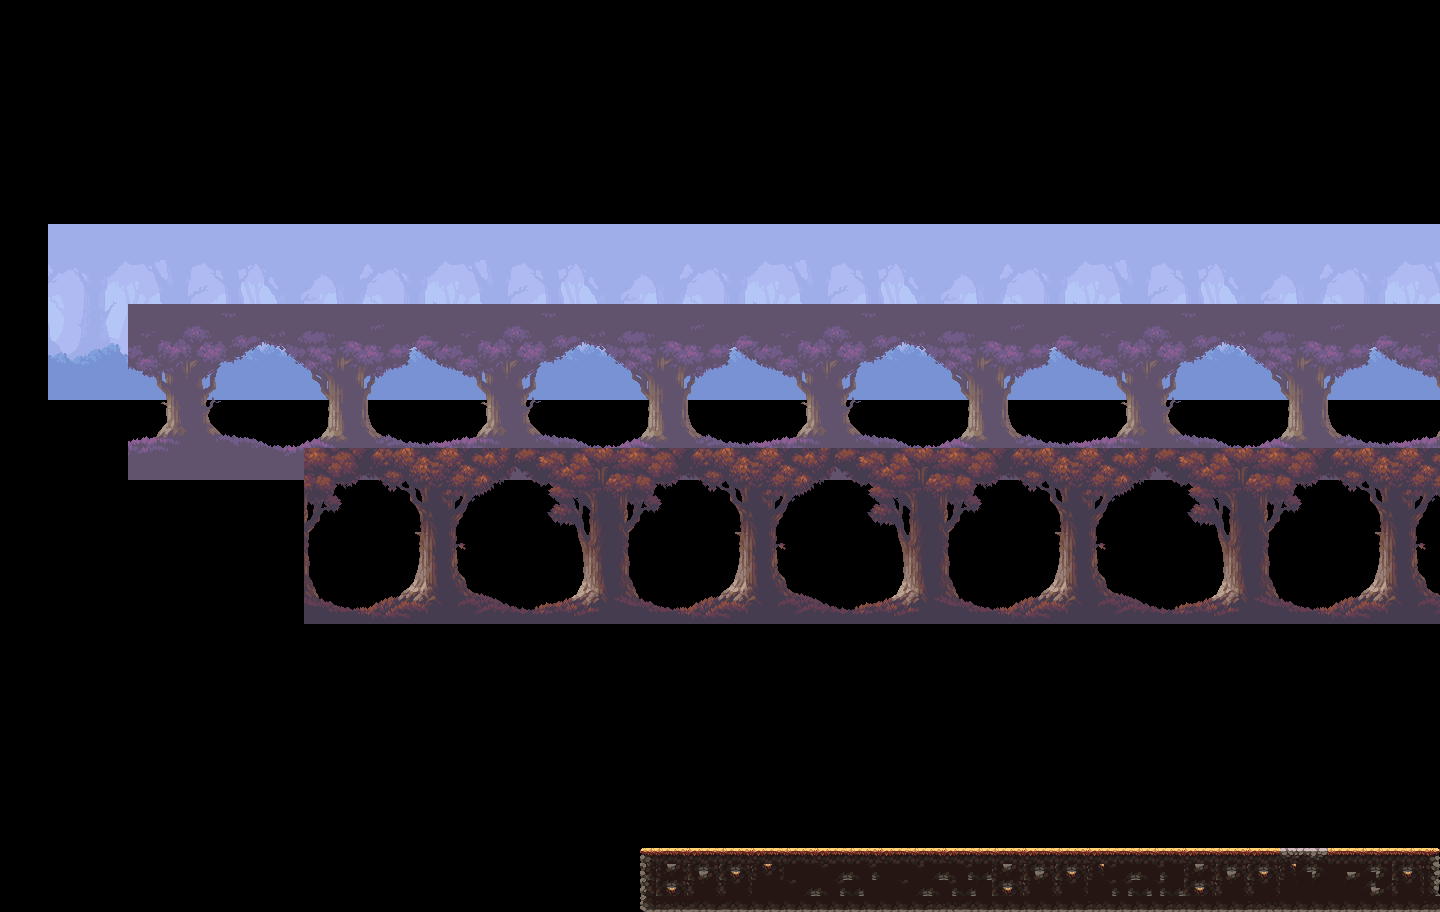

A 2D game scene composited from a Tiled map and its tileset images. What follows is a short description and the map's XML, with each tile layer's data collapsed to a summary:
An orthogonal 90x57 tile map with 16x16 px tiles, 6 tile layers (back, middle, front, flags, ...), 4 tilesets and 7 objects.

<map version="1.10" tiledversion="1.10.2" orientation="orthogonal" renderorder="right-down" width="90" height="57" tilewidth="16" tileheight="16" infinite="0" nextlayerid="18" nextobjectid="10">
 <editorsettings>
  <export target="map.lua" format="lua" />
 </editorsettings>
 <tileset firstgid="1" name="background_layer_1" tilewidth="16" tileheight="16" tilecount="220" columns="20">
  <image source="tileset/background/background_layer_1.png" width="320" height="180" />
 </tileset>
 <tileset firstgid="221" name="background_layer_2" tilewidth="16" tileheight="16" tilecount="220" columns="20">
  <image source="tileset/background/background_layer_2.png" width="320" height="180" />
 </tileset>
 <tileset firstgid="441" name="background_layer_3" tilewidth="16" tileheight="16" tilecount="220" columns="20">
  <image source="tileset/background/background_layer_3.png" width="320" height="180" />
 </tileset>
 <tileset firstgid="661" name="oak_woods_tileset" tilewidth="16" tileheight="16" tilecount="682" columns="31">
  <image source="tileset/oak_woods_tileset.png" width="504" height="360" />
 </tileset>
 <group id="4" name="background">
  <group id="13" name="trees">
   <layer id="12" name="back" width="90" height="57" offsetx="48" offsety="-448" parallaxx="0.4" parallaxy="0.4">
    <data>[5130 cells, 990 non-empty, 220 distinct tile ids]</data>
   </layer>
   <layer id="15" name="middle" width="90" height="57" offsetx="128" offsety="-368" parallaxx="0.5" parallaxy="0.5">
    <data>[5130 cells, 990 non-empty, 220 distinct tile ids]</data>
   </layer>
   <layer id="14" name="front" width="90" height="57" offsetx="304" offsety="-224" parallaxx="0.7" parallaxy="0.7">
    <data>[5130 cells, 990 non-empty, 220 distinct tile ids]</data>
   </layer>
  </group>
 </group>
 <group id="3" name="foreground">
  <layer id="16" name="flags" width="90" height="57">
   <properties>
    <property name="next_level" value="main_menu" />
   </properties>
   <data>[5130 cells, 0 non-empty, 0 distinct tile ids]</data>
  </layer>
  <layer id="5" name="players" width="90" height="57">
   <data>[5130 cells, 0 non-empty, 0 distinct tile ids]</data>
  </layer>
  <layer id="17" name="ground" width="90" height="57">
   <data>[5130 cells, 200 non-empty, 44 distinct tile ids]</data>
  </layer>
 </group>
 <group id="2" name="hitboxes">
  <objectgroup id="6" name="player">
   <object id="2" x="720" y="848">
    <point />
   </object>
  </objectgroup>
  <objectgroup id="7" name="flag">
   <object id="9" x="1312" y="848">
    <properties>
     <property name="next_level" value="forest" />
    </properties>
    <point />
   </object>
  </objectgroup>
  <objectgroup id="8" name="border">
   <object id="3" x="640" y="0" height="912" />
   <object id="6" x="1440" y="0" height="912" />
   <object id="7" x="640" y="0" width="800" />
   <object id="8" x="640" y="912" width="800" />
  </objectgroup>
  <objectgroup id="10" name="wall">
   <object id="1" x="640" y="848" width="800" height="64" />
  </objectgroup>
 </group>
</map>
